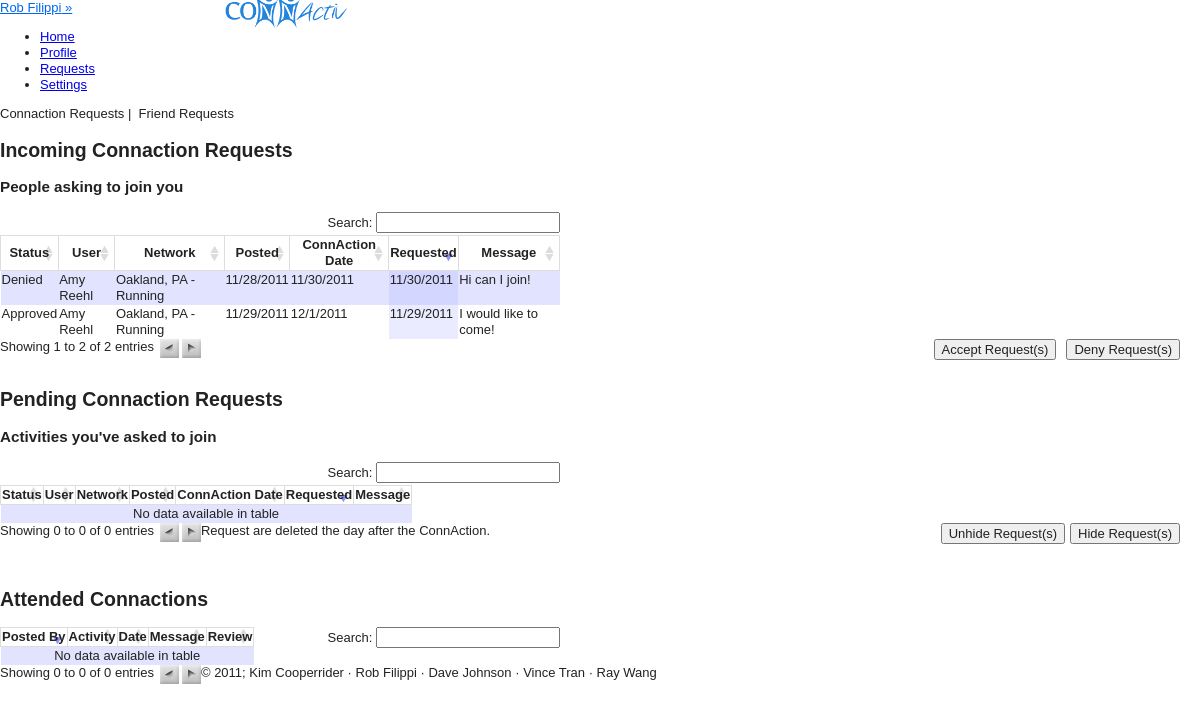
The app's page /views/requests.php (signed in) with its own data.
### tables this page shows
CREATE TABLE IF NOT EXISTS `users` (
  `USER_ID` int(11) NOT NULL AUTO_INCREMENT,
  `PASSWORD` varchar(100) NOT NULL,
  `FIRST_NAME` char(20) DEFAULT NULL,
  `LAST_NAME` char(20) DEFAULT NULL,
  `STREET` varchar(25) DEFAULT NULL,
  `CITY` char(20) DEFAULT NULL,
  `STATE` char(2) DEFAULT NULL,
  `ZIP` int(11) DEFAULT NULL,
  `PHONE` char(12) DEFAULT NULL,
  `INTERESTS` varchar(4000) DEFAULT NULL,
  `PROFILE_PIC` varchar(45) NOT NULL DEFAULT '../public/images/avatar.png',
  `EMAIL` varchar(25) DEFAULT NULL,
  `DOB` date DEFAULT NULL,
  `GENDER` char(1) DEFAULT NULL,
  PRIMARY KEY (`USER_ID`)
);

CREATE TABLE IF NOT EXISTS `connaction_requests` (
  `FROM_USER` int(11) NOT NULL,
  `TO_USER` int(11) NOT NULL,
  `CONNACTION_ID` int(11) NOT NULL,
  `MESSAGE` varchar(4000) DEFAULT NULL,
  `APPROVED` int(11) DEFAULT '-1',
  `DATE` timestamp NOT NULL DEFAULT CURRENT_TIMESTAMP,
  `HIDDEN_FOR_FROM` int(1) NOT NULL DEFAULT '0',
  `HIDDEN_FOR_TO` int(1) NOT NULL DEFAULT '0',
  PRIMARY KEY (`FROM_USER`,`CONNACTION_ID`)
);

CREATE TABLE IF NOT EXISTS `networks` (
  `NETWORK_ID` int(11) NOT NULL AUTO_INCREMENT,
  `AREA` varchar(25) NOT NULL,
  `STATE` varchar(2) NOT NULL,
  PRIMARY KEY (`NETWORK_ID`)
);

CREATE TABLE IF NOT EXISTS `activities` (
  `ACTIVITY_ID` int(11) NOT NULL AUTO_INCREMENT,
  `ACTIVITY_NAME` varchar(20) NOT NULL,
  PRIMARY KEY (`ACTIVITY_ID`)
);

CREATE TABLE IF NOT EXISTS `connactions` (
  `CONNACTION_ID` int(11) NOT NULL AUTO_INCREMENT,
  `POST_TIME` date NOT NULL,
  `USER_ID` int(11) NOT NULL,
  `LOCATION` varchar(255) NOT NULL,
  `START_TIME` datetime DEFAULT NULL,
  `MESSAGE` varchar(4000) DEFAULT NULL,
  `END_TIME` datetime DEFAULT NULL,
  `UNIQUE_NETWORK_ID` int(11) NOT NULL,
  `IS_PRIVATE` int(11) DEFAULT '0',
  PRIMARY KEY (`CONNACTION_ID`)
);

### views/config.php (called while the page is built, shortened)
<?php
include("functions_connactions.php");
include("functions_networks.php");
include("functions_join_requests.php");
	function cookieExists(){
		if(isset($_COOKIE['ID_my_site']))
			return TRUE;
		else
			return FALSE;
	}
	function validCookie(){
		$username = $_COOKIE['ID_my_site'];
		$pass = $_COOKIE['Key_my_site'];
		$info = getDatabaseInfo("users", "email", $username);
			if ($pass != $info['PASSWORD']) {
				return FALSE;
			}
			else{
				return TRUE;
 			}
	}
	function getDatabaseInfo($table, $attribute, $value){
		$check = getResourceIDs($table, $attribute, $value);
		return mysql_fetch_array($check);
	}
	function getResourceIDs($table, $attribute, $value){
		$check = mysql_query("SELECT * FROM $table WHERE $attribute = '$value'")or die(mysql_error());
		return $check;
	}
	function getName(){
		if(cookieExists())
		{
			if (validCookie()) {
				$username = $_COOKIE['ID_my_site'];
				$info = getDatabaseInfo("users", "email", $username);
				return $info['FIRST_NAME'] . " " . $info['LAST_NAME'];
			}
		}
	}
	function getUserID(){
		if(cookieExists())
		{
			if (validCookie()) {
				$username = $_COOKIE['ID_my_site'];
				$info = getDatabaseInfo("users", "email", $username);
				return $info['USER_ID'];
			}
		}
	}
	function getUserName($userID){
		$info = getDatabaseInfo("users", "user_id", $userID);
		return $info['FIRST_NAME'] . " " . $info['LAST_NAME'];
	}
?>

### views/functions_join_requests.php (called while the page is built, shortened)
<?
function getIncRequests($userID){
	$incRequests = array();
	$result = mysql_query("SELECT * FROM connaction_requests WHERE to_user = '$userID' ")or die(mysql_error());
	while($info = mysql_fetch_array($result)){
		$incRequests[] = $info;
	}
	return $incRequests;
}
?>

### views/functions_connactions.php (called while the page is built, shortened)
<?
	function getConnactionActivity($connactionID){
		$activityID = getDatabaseInfo("connactions", "connaction_id", $connactionID);
		$act = getDatabaseInfo("unique_networks", "unique_network_id", $activityID['UNIQUE_NETWORK_ID']);
		$activity = getDatabaseInfo("activities", "activity_id", $act['ACTIVITY_ID']);
		$activityName = $activity['ACTIVITY_NAME'];
		return $activityName;
	}
	function getConnactionNetwork($connactionID){
		$networkID = getDatabaseInfo("connactions", "connaction_id", $connactionID);
		$net = getDatabaseInfo("unique_networks", "unique_network_id", $networkID['UNIQUE_NETWORK_ID']);
		$network = getDatabaseInfo("networks", "network_id", $net['NETWORK_ID']);
		$networkName = $network['AREA'] .", ". $network['STATE'];
		return $networkName;
	}
	function getConnactionUniqueNetwork($connID){
		$act = getConnactionActivity($connID);
		$net = getConnactionNetwork($connID);
		$whole = $net ." - " . $act;
		return $whole;
	}
	function getConnactionDate($connactionID, $argument){
		$dateID = getDatabaseInfo("connactions", "connaction_id", $connactionID);
		$date = $dateID[$argument.'_TIME'];
		$dateParsed = date_parse($date);
		$newDate = $dateParsed["month"].'/'.$dateParsed["day"].'/'.$dateParsed["year"];
		return $newDate;
	}
?>

### views/requests.php (the view, shortened to what this page needs)
<?php
	include("header.php");
			?>
	<div class="page">
	<div class="pageViewer">
		<span class="clickable active green" id="connactions">Connaction Requests</span>&nbsp;|&nbsp;
		<span class="clickable green" id="friendReqs">Friend Requests</span>
	</div>
	<div class="requestType" id="view_connactions">
		<h2>Incoming Connaction Requests</h2>
		<h3>People asking to join you</h3>
			<form id="unsubNetworksForm" method="post" action="<?php echo $_SERVER['PHP_SELF']?>">
			<table id="incoming" class="requests regular_table">
			<thead class="reqHeader">
				<tr>
					<th>Status</th>
					<th>User</th>
					<th>Network</th>
					<th>Posted</th>
					<th>ConnAction Date</th>
					<th>Requested</th>
					<th>Message</th>
				</tr>
			</thead>
			<tbody>
				<?php
					$incRequests = getIncRequests(getUserID());
					if ($incRequests) {
						foreach($incRequests as $incoming){
							$fromUser = $incoming[0];
							$connactionID = $incoming[2];
							$message = $incoming[3];
							$approved = $incoming[4];
							$date = date_parse($incoming[5]);
							$requestID = $fromUser." ".$connactionID;
				?>
							<tr>
								<td>
									<?php
										if($approved == -1){
											echo "<input type='checkbox' value='".$requestID."' name='requestID[]' /> <br/>";
											echo "Pending";
										}
										else if($approved == 1){
											echo "Approved";
										}
										else{
											echo "Denied";
										}
									?>
								</td>
								<td><?php echo getUserName($fromUser); ?></td>
								<td><?php echo getConnactionUniqueNetwork($connactionID); ?></td>
								<td><?php echo getConnactionDate($connactionID, "POST"); ?></td>
								<td><?php echo getConnactionDate($connactionID, "START"); ?></td>
								<td><?php echo $date["month"].'/'.$date["day"].'/'.$date["year"]; ?></td>
								<td><?php echo $message; ?></td>
							</tr>
						<?php }
					}
				?>
			</tbody>
			</table>
			<div class="below_table">
				<input style="float:right; margin-left:10px; margin-right:20px" type="submit" name="deny" value="Deny Request(s)"/>
				<input style="float:right;" type="submit" name="accept" value="Accept Request(s)"/>
			</div>
			<br/><br/>
		<h2>Pending Connaction Requests</h2>
		<h3>Activities you've asked to join</h3>
			<table id="pending" class="requests regular_table">
			<thead class="reqHeader">
				<tr>
					<th>Status</th>
					<th>User</th>
					<th>Network</th>
					<th>Posted</th>
					<th>ConnAction Date</th>
					<th>Requested</th>
					<th>Message</th>
				</tr>
			</thead>
			<tbody>
			</tbody>
			</table>
			<div class="below_table">
				<span style="clear:both;" class="below_table">Request are deleted the day after the ConnAction.</span>
				<input style="float:right; margin-left:5px; margin-right:20px" type="submit" name="hide" value="Hide Request(s)"/>
				<input style="float:right;" type="submit" name="unhide" value="Unhide Request(s)"/>
			</div>
			<br/><br/>
		<h2>Attended Connactions</h2>
		<table id="past" class="requests regular_table">
			<thead class="reqHeader">
				<tr>
					<th>Posted By</th>
					<th>Activity</th>
					<th>Date</th>
					<th>Message</th>
					<th>Review</th>
				</tr>
			</thead>
			</table>
			</div>
		</div>
			<?
 		include('footer.php');
?>

### views/header.php (shortened to what this page needs)
<? include_once("config.php"); ?>
<!DOCTYPE HTML>
<html>
<head>
<link type="text/css" rel="stylesheet" href="../styles/defaults.css"/>
<link type="text/css" rel="stylesheet/less" href="../styles/style.less"/>
<link type="text/css" rel="stylesheet/less" href="../styles/posts.less"/>
<link type="text/css" rel="stylesheet/less" href="../styles/sidebar.less"/>
<link type="text/css" rel="stylesheet" href="../styles/demo_table.css"/>
<link type="text/css" rel="stylesheet" href="../styles/validationEngine.jquery.css" />
<link type="text/css" rel="stylesheet" href="../styles/jquery.fancybox-1.3.4.css" />
</head>
<body>
<div id="container">
	<header>
	<a id="user_login" href="#"><? echo getName(); ?>&nbsp;&raquo;</a>
	<span style=" position: absolute; left: 220px">
		<img height="40" style="margin-top: -10px;" src="../public/images/logo.png"/>
	</span>
			<span id="top-nav">
				<ul id="nav">
					<li class="headerlink" id="link_home"><a class="top_links" id="home" href="home.php">Home</a></li>
					<li class="headerlink" id="link_profile"><a class="top_links" id="profile" href="profile.php">Profile</a></li>
					<li class="headerlink" id="link_requests"><a class="top_links" id="requests" href="requests.php">Requests</a></li>
					<li class="headerlink" id="link_settings"><a class="top_links" id="settings" href="settings.php">Settings</a></li>
				</ul>
			</span>
	</header>
	<div id="content">

### styles/defaults.css (style rules this page uses)
article, aside, details, figcaption, figure, footer, header, hgroup, nav, section { display: block; }
html { font-size: 100%; overflow-y: scroll; -webkit-text-size-adjust: 100%; -ms-text-size-adjust: 100%; }
body { margin: 0; font-size: 13px; line-height: 1.231; }
body, button, input, select, textarea { font-family: sans-serif; color: #222; }
a { color: #00e; }
ul, ol { margin: 1em 0; padding: 0 0 0 40px; }
img { border: 0; -ms-interpolation-mode: bicubic; vertical-align: middle; }
form { margin: 0; }
button, input, select, textarea { font-size: 100%; margin: 0; vertical-align: baseline; *vertical-align: middle; }
button, input { line-height: normal; *overflow: visible; }
button, input[type="button"], input[type="reset"], input[type="submit"] { cursor: pointer; -webkit-appearance: button; }
table { border-collapse: collapse; border-spacing: 0; }
td { vertical-align: top; }

### styles/demo_table.css (style rules this page uses)
.sorting_desc { background: url('../public/images/sort_desc.png') no-repeat center right #fff; border: thin solid #DDD; }
.sorting { background: url('../public/images/sort_both.png') no-repeat center right #fff; border: thin solid #DDD; }
tr.odd { background-color: #E2E4FF; }
tr.even { background-color: white; }
tr.odd td.sorting_1 { background-color: #D3D6FF; }
tr.even td.sorting_1 { background-color: #EAEBFF; }

### records on screen
users: getName() "Rob Filippi"
connaction_requests: shows "Approved", FROM_USER.LAST_NAME "Amy Reehl", CONNACTION_ID.ACTIVITY_NAME "Oakland, PA - Running", CONNACTION_ID.POST_TIME "11/29/2011", getConnactionDate($connactionID, "START") "12/1/2011", month "11", day "29", year "2011", MESSAGE "I would like to come!"
connaction_requests: APPROVED "Denied", FROM_USER.LAST_NAME "Amy Reehl", CONNACTION_ID.ACTIVITY_NAME "Oakland, PA - Running", CONNACTION_ID.POST_TIME "11/28/2011", CONNACTION_ID.START_TIME "11/30/2011", month "11", day "30", year "2011", MESSAGE "Hi can I join!"
